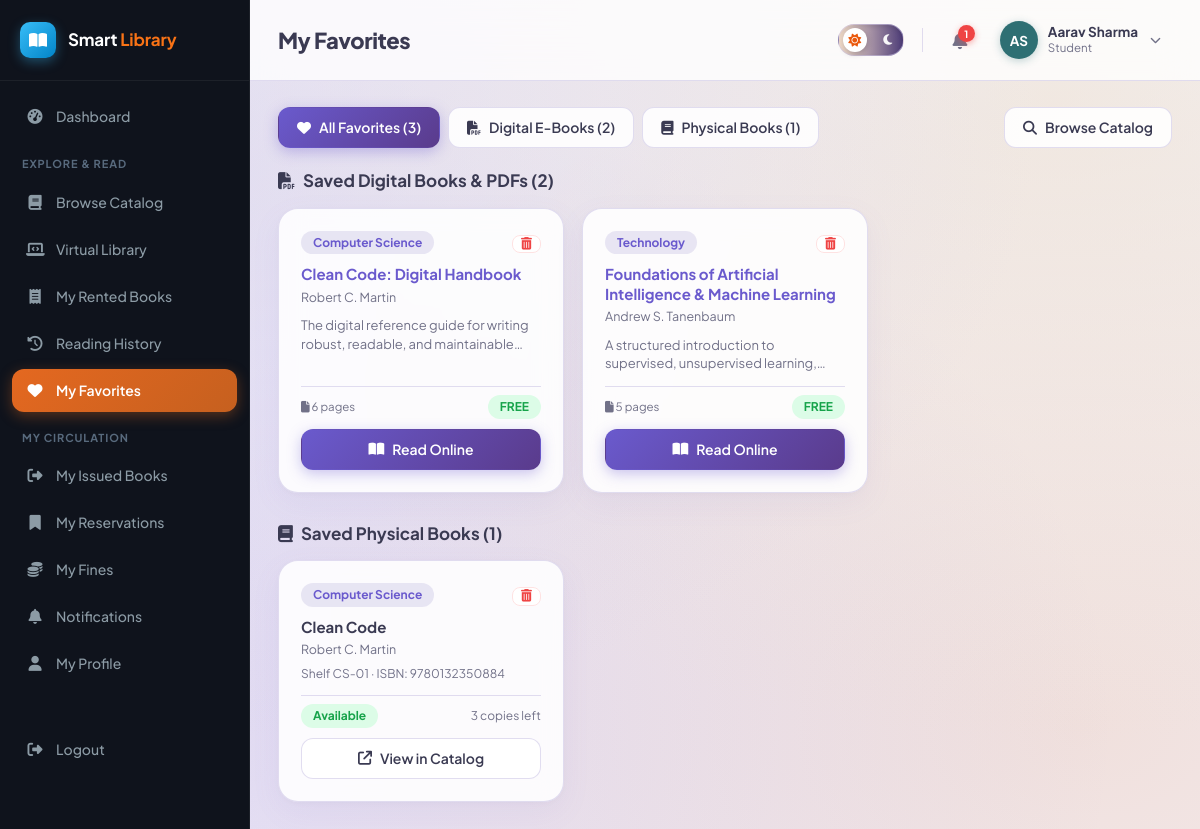
The app's page /student/favorites.php (signed in) with its own data.
### tables this page shows
CREATE TABLE favorites (
    id INT AUTO_INCREMENT PRIMARY KEY,
    student_id INT NOT NULL,
    book_id INT NULL,
    digital_book_id INT NULL,
    created_at TIMESTAMP DEFAULT CURRENT_TIMESTAMP,
    FOREIGN KEY (student_id) REFERENCES students(id) ON DELETE CASCADE,
    FOREIGN KEY (book_id) REFERENCES books(id) ON DELETE CASCADE,
    FOREIGN KEY (digital_book_id) REFERENCES digital_books(id) ON DELETE CASCADE,
    INDEX idx_fav_stu (student_id)
);

CREATE TABLE categories (
    id INT AUTO_INCREMENT PRIMARY KEY,
    name VARCHAR(100) NOT NULL UNIQUE,
    description VARCHAR(255) DEFAULT NULL
);

CREATE TABLE digital_books (
    id INT AUTO_INCREMENT PRIMARY KEY,
    book_id INT NULL,
    title VARCHAR(200) NOT NULL,
    author_id INT NULL,
    author_name VARCHAR(150) NULL,
    category_id INT NULL,
    publisher_id INT NULL,
    isbn VARCHAR(30) NULL,
    ia_id VARCHAR(100) NULL,
    publication_year INT NULL,
    edition VARCHAR(30) DEFAULT '1st',
    language VARCHAR(40) DEFAULT 'English',
    pages INT DEFAULT 10,
    description TEXT NULL,
    cover_image VARCHAR(255) NULL,
    file_path VARCHAR(255) NOT NULL,
    file_format VARCHAR(20) NOT NULL DEFAULT 'PDF',
    file_size_kb INT DEFAULT 0,
    access_type ENUM('free','restricted','open_access') NOT NULL DEFAULT 'free',
    license_info VARCHAR(255) DEFAULT 'Open Educational Resource / Demonstration',
    view_count INT NOT NULL DEFAULT 0,
    read_count INT NOT NULL DEFAULT 0,
    status ENUM('active','inactive') NOT NULL DEFAULT 'active',
    created_at TIMESTAMP DEFAULT CURRENT_TIMESTAMP,
    updated_at TIMESTAMP DEFAULT CURRENT_TIMESTAMP ON UPDATE CURRENT_TIMESTAMP,
    FOREIGN KEY (book_id) REFERENCES books(id) ON DELETE SET NULL,
    FOREIGN KEY (author_id) REFERENCES authors(id) ON DELETE SET NULL,
    FOREIGN KEY (category_id) REFERENCES categories(id) ON DELETE SET NULL,
    FOREIGN KEY (publisher_id) REFERENCES publishers(id) ON DELETE SET NULL,
    INDEX idx_dtitle (title),
    INDEX idx_dcat (category_id),
    INDEX idx_dauthor (author_id),
    INDEX idx_dstatus (status),
    INDEX idx_disbn (isbn),
    INDEX idx_dia (ia_id)
);

CREATE TABLE books (
    id INT AUTO_INCREMENT PRIMARY KEY,
    isbn VARCHAR(30) NOT NULL UNIQUE,
    title VARCHAR(200) NOT NULL,
    author_id INT DEFAULT NULL,
    category_id INT DEFAULT NULL,
    publisher_id INT DEFAULT NULL,
    publication_year YEAR DEFAULT NULL,
    edition VARCHAR(30) DEFAULT NULL,
    language VARCHAR(40) DEFAULT 'English',
    pages INT DEFAULT NULL,
    price DECIMAL(10,2) DEFAULT 0.00,
    shelf_number VARCHAR(30) DEFAULT NULL,
    total_copies INT NOT NULL DEFAULT 1,
    available_copies INT NOT NULL DEFAULT 1,
    description TEXT DEFAULT NULL,
    image VARCHAR(255) DEFAULT NULL,
    status ENUM('active','inactive') NOT NULL DEFAULT 'active',
    created_at TIMESTAMP DEFAULT CURRENT_TIMESTAMP,
    updated_at TIMESTAMP DEFAULT CURRENT_TIMESTAMP ON UPDATE CURRENT_TIMESTAMP,
    FOREIGN KEY (author_id) REFERENCES authors(id) ON DELETE SET NULL,
    FOREIGN KEY (category_id) REFERENCES categories(id) ON DELETE SET NULL,
    FOREIGN KEY (publisher_id) REFERENCES publishers(id) ON DELETE SET NULL,
    INDEX idx_title (title),
    INDEX idx_isbn (isbn)
);

CREATE TABLE authors (
    id INT AUTO_INCREMENT PRIMARY KEY,
    name VARCHAR(150) NOT NULL,
    bio TEXT DEFAULT NULL
);

### student/favorites.php (the view, shortened to what this page needs)
<?php
require_once __DIR__ . '/../includes/functions.php';
require_once __DIR__ . '/../includes/auth-check.php';
$pageTitle = 'My Favorites';
$currentPage = 'favorites.php';
$stu = $pdo->prepare("SELECT id FROM students WHERE user_id = ?");
$stu->execute([$_SESSION['user_id']]);
$studentId = (int)$stu->fetchColumn();
$stmtDig = $pdo->prepare("
    SELECT f.id AS fav_id, f.created_at AS fav_date, db.*,
           c.name AS category_name, COALESCE(a.name, db.author_name) AS author_name
    FROM favorites f
    JOIN digital_books db ON db.id = f.digital_book_id
    LEFT JOIN categories c ON c.id = db.category_id
    LEFT JOIN authors a ON a.id = db.author_id
    WHERE f.student_id = ?
    ORDER BY f.created_at DESC
");
$stmtDig->execute([$studentId]);
$digitalFavs = $stmtDig->fetchAll();
$stmtPhys = $pdo->prepare("
    SELECT f.id AS fav_id, f.created_at AS fav_date, b.*,
           c.name AS category_name, a.name AS author_name
    FROM favorites f
    JOIN books b ON b.id = f.book_id
    LEFT JOIN categories c ON c.id = b.category_id
    LEFT JOIN authors a ON a.id = b.author_id
    WHERE f.student_id = ?
    ORDER BY f.created_at DESC
");
$stmtPhys->execute([$studentId]);
$physicalFavs = $stmtPhys->fetchAll();
$tab = $_GET['tab'] ?? 'all';
include __DIR__ . '/../includes/header.php';
?>
<div class="flex justify-between items-center" style="margin-bottom:20px;">
    <div class="flex gap-2">
        <a href="favorites.php?tab=all" class="btn <?= $tab === 'all' ? 'btn-primary' : 'btn-outline' ?>">
            <i class="fa-solid fa-heart"></i> All Favorites (<?= count($digitalFavs) + count($physicalFavs) ?>)
        </a>
        <a href="favorites.php?tab=digital" class="btn <?= $tab === 'digital' ? 'btn-primary' : 'btn-outline' ?>">
            <i class="fa-solid fa-file-pdf"></i> Digital E-Books (<?= count($digitalFavs) ?>)
        </a>
        <a href="favorites.php?tab=physical" class="btn <?= $tab === 'physical' ? 'btn-primary' : 'btn-outline' ?>">
            <i class="fa-solid fa-book"></i> Physical Books (<?= count($physicalFavs) ?>)
        </a>
    </div>
    <a href="virtual-library.php" class="btn btn-outline"><i class="fa-solid fa-magnifying-glass"></i> Browse Catalog</a>
</div>
<?php if (($tab === 'all' || $tab === 'digital') && !empty($digitalFavs)): ?>
<div style="margin-bottom:28px;">
    <h3 style="font-size:17px; margin-bottom:14px; display:flex; align-items:center; gap:8px;">
        <i class="fa-solid fa-file-pdf text-primary"></i> Saved Digital Books & PDFs (<?= count($digitalFavs) ?>)
    </h3>
    <div class="grid grid-3">
        <?php foreach ($digitalFavs as $b): ?>
            <div class="card" style="display:flex; flex-direction:column; justify-content:space-between;">
                <div>
                    <div class="flex justify-between items-start" style="margin-bottom:10px;">
                        <span class="badge badge-blue"><?= e($b['category_name'] ?: 'General') ?></span>
                        <form method="POST" style="margin:0;">
                            <button type="submit" class="btn btn-sm btn-outline" title="Remove from favorites" style="padding:2px 8px; color:#ef4444; border-color:#fee2e2;">
                                <i class="fa-solid fa-trash-can"></i>
                            </button>
                        </form>
                    </div>
                    <strong style="font-size:15px; display:block; margin-bottom:4px; line-height:1.3;">
                        <a href="read-book.php?id=<?= $b['id'] ?>"><?= e($b['title']) ?></a>
                    </strong>
                    <div class="text-muted" style="font-size:12.5px; margin-bottom:10px;"><?= e($b['author_name']) ?></div>
                    <p class="text-muted" style="font-size:13px; line-height:1.4; margin:0 0 14px 0; overflow:hidden; text-overflow:ellipsis; display:-webkit-box; -webkit-line-clamp:2; -webkit-box-orient:vertical;">
                        <?= e($b['description'] ?: 'Digital book resource.') ?>
                    </p>
                </div>
                <div>
                    <div class="flex justify-between items-center text-muted" style="font-size:11.5px; margin-bottom:10px; border-top:1px solid var(--border); padding-top:8px;">
                        <span><i class="fa-solid fa-file"></i> <?= (int)$b['pages'] ?> pages</span>
                        <span><span class="badge badge-green"><?= strtoupper(e($b['access_type'])) ?></span></span>
                    </div>
                    <a href="read-book.php?id=<?= $b['id'] ?>" class="btn btn-primary" style="width:100%; justify-content:center;">
                        <i class="fa-solid fa-book-open"></i> Read Online
                    </a>
                </div>
            </div>
        <?php endforeach; ?>
    </div>
</div>
<?php endif; ?>
<?php if (($tab === 'all' || $tab === 'physical') && !empty($physicalFavs)): ?>
<div style="margin-bottom:28px;">
    <h3 style="font-size:17px; margin-bottom:14px; display:flex; align-items:center; gap:8px;">
        <i class="fa-solid fa-book text-primary"></i> Saved Physical Books (<?= count($physicalFavs) ?>)
    </h3>
    <div class="grid grid-3">
        <?php foreach ($physicalFavs as $b): ?>
            <div class="card" style="display:flex; flex-direction:column; justify-content:space-between;">
                <div>
                    <div class="flex justify-between items-start" style="margin-bottom:10px;">
                        <span class="badge badge-blue"><?= e($b['category_name'] ?: 'General') ?></span>
                        <form method="POST" style="margin:0;">
                            <button type="submit" class="btn btn-sm btn-outline" title="Remove from favorites" style="padding:2px 8px; color:#ef4444; border-color:#fee2e2;">
                                <i class="fa-solid fa-trash-can"></i>
                            </button>
                        </form>
                    </div>
                    <strong style="font-size:15px; display:block; margin-bottom:4px; line-height:1.3;"><?= e($b['title']) ?></strong>
                    <div class="text-muted" style="font-size:12.5px; margin-bottom:6px;"><?= e($b['author_name']) ?></div>
                    <div class="text-muted" style="font-size:12px; margin-bottom:12px;">Shelf <?= e($b['shelf_number']) ?> &middot; ISBN: <?= e($b['isbn']) ?></div>
                </div>
                <div>
                    <div class="flex justify-between items-center" style="margin-bottom:10px; border-top:1px solid var(--border); padding-top:8px;">
                        <?= statusBadge($b['available_copies'] > 0 ? 'available' : 'issued') ?>
                        <span class="text-muted" style="font-size:12px;"><?= (int)$b['available_copies'] ?> copies left</span>
                    </div>
                    <a href="books.php?q=<?= urlencode($b['title']) ?>" class="btn btn-outline" style="width:100%; justify-content:center;">
                        <i class="fa-solid fa-arrow-up-right-from-square"></i> View in Catalog
                    </a>
                </div>
            </div>
        <?php endforeach; ?>
    </div>
</div>
<?php endif; ?>
<?php include __DIR__ . '/../includes/footer.php'; ?>

### includes/header.php (shortened to what this page needs)
<?php
$bp = basePath();
?>
<!DOCTYPE html>
<html lang="en">
<head>
<link rel="stylesheet" href="https://cdnjs.cloudflare.com/ajax/libs/font-awesome/6.5.1/css/all.min.css">
<link rel="stylesheet" href="<?= $bp ?>/assets/css/style.css?v=<?= @filemtime(__DIR__ . '/../assets/css/style.css') ?: time() ?>">
</head>
<body>
<div class="app-shell">
    <?php include __DIR__ . '/sidebar.php'; ?>
    <div class="main">
        <?php include __DIR__ . '/navbar.php'; ?>
        <div class="content">

### includes/sidebar.php (shortened to what this page needs)
<?php
$role = $_SESSION['role'] ?? '';
$currentPage = $currentPage ?? basename($_SERVER['PHP_SELF']);
$bp = basePath();
$sidebarNavItems = $menus[$role] ?? [];
?>
<aside class="sidebar">
    <div class="brand">
        <div class="brand-logo-icon">
            <i class="fa-solid fa-book-open"></i>
        </div>
        <div class="brand-text">Smart <span>Library</span></div>
    </div>
    <nav>
        <?php foreach ($sidebarNavItems as $item): ?>
            <?php if (isset($item['_section'])): ?>
                <?php if ($item['_section'] !== ''): ?>
                    <div class="nav-section-title"><?= e($item['_section']) ?></div>
                <?php endif; ?>
            <?php else: [$label, $file, $icon] = $item; ?>
                <a class="nav-link <?= $currentPage === $file ? 'active' : '' ?>" href="<?= e($file) ?>">
                    <i class="fa-solid <?= e($icon) ?>"></i> <?= e($label) ?>
                </a>
            <?php endif; ?>
        <?php endforeach; ?>
        <div class="nav-section-title">&nbsp;</div>
        <a class="nav-link" href="<?= $bp ?>/auth/logout.php">
            <i class="fa-solid fa-right-from-bracket"></i> Logout
        </a>
    </nav>
</aside>

### includes/navbar.php (shortened to what this page needs)
<?php
$unreadCount = 0;
if (isset($pdo, $_SESSION['user_id'])) {
    $stmt = $pdo->prepare("SELECT COUNT(*) FROM notifications WHERE user_id = ? AND is_read = 0");
    $stmt->execute([$_SESSION['user_id']]);
    $unreadCount = (int)$stmt->fetchColumn();
}
$initials = '';
foreach (explode(' ', $_SESSION['name'] ?? 'U') as $part) {
    $initials .= strtoupper(substr($part, 0, 1));
}
$initials = substr($initials, 0, 2);
$role = $_SESSION['role'] ?? '';
$notifLink = match($role) {
    'student' => basePath() . '/student/notifications.php',
    default   => '#',
};
$roleSubtitle = match($role) {
    'admin'     => 'Library Owner',
    'librarian' => 'Library Staff',
    'student'   => 'Student',
    default     => ucfirst($role),
};
$displayBadge = $unreadCount > 0 ? ($unreadCount > 9 ? '9+' : $unreadCount) : '3';
?>
<div class="topbar">
    <div class="flex items-center gap-2">
        <div class="page-title"><?= e($pageTitle ?? 'Dashboard') ?></div>
    </div>
    <div class="topbar-right">
        <div class="theme-switch-container">
            <button type="button" class="theme-switch-pill" id="themeToggleBtn" aria-label="Toggle Dark / Light Mode" title="Toggle Dark / Light Mode" onclick="toggleTheme()">
                <span class="theme-switch-track-icon track-moon"><i class="fa-solid fa-moon"></i></span>
                <span class="theme-switch-thumb">
                    <i class="fa-solid fa-sun thumb-icon-sun"></i>
                </span>
            </button>
        </div>
        <a href="<?= e($notifLink) ?>" class="bell" title="Notifications">
            <i class="fa-solid fa-bell"></i>
            <span class="dot"><?= e($displayBadge) ?></span>
        </a>
        <div class="user-dropdown">
            <button type="button" class="user-chip" id="userMenuBtn" onclick="toggleUserDropdown(event)" aria-expanded="false" aria-haspopup="true">
                <div class="avatar"><?= e($initials) ?></div>
                <div class="user-chip-text">
                    <div class="user-chip-name"><?= e($_SESSION['name'] ?? 'Admin') ?></div>
                    <div class="user-chip-role"><?= e($roleSubtitle) ?></div>
                </div>
                <i class="fa-solid fa-chevron-down user-chip-arrow"></i>
            </button>
        </div>
    </div>
</div>

### includes/functions.php (shortened to what this page needs)
<?php
function e($value) {
    return htmlspecialchars($value ?? '', ENT_QUOTES, 'UTF-8');
}
function statusBadge($status) {
    $colors = [
        'active' => 'badge-green', 'available' => 'badge-green', 'paid' => 'badge-green',
        'returned' => 'badge-green', 'completed' => 'badge-green', 'approved' => 'badge-green', 'ready' => 'badge-green',
        'issued' => 'badge-blue', 'pending' => 'badge-yellow', 'partially_paid' => 'badge-yellow',
        'overdue' => 'badge-red', 'unpaid' => 'badge-red', 'inactive' => 'badge-gray', 'cancelled' => 'badge-gray',
        'expired' => 'badge-gray', 'lost' => 'badge-red', 'damaged' => 'badge-red', 'waived' => 'badge-gray',
    ];
    $icons = [
        'unpaid' => 'fa-circle-xmark',
        'pending' => 'fa-clock',
        'paid' => 'fa-circle-check',
        'partially_paid' => 'fa-circle-half-stroke',
        'overdue' => 'fa-triangle-exclamation',
        'waived' => 'fa-ban',
    ];
    $iconHtml = isset($icons[$status]) ? '<i class="fa-solid ' . $icons[$status] . '"></i> ' : '';
    $class = $colors[$status] ?? 'badge-gray';
    $label = match($status) {
        'unpaid' => 'Unpaid',
        'pending' => 'Payment Pending',
        'partially_paid' => 'Partially Paid',
        'paid' => 'Paid',
        'waived' => 'Waived',
        default => ucfirst($status)
    };
    return '<span class="badge ' . $class . '">' . $iconHtml . e($label) . '</span>';
}
function basePath() {
    return '/smart-library';
}

### includes/footer.php (shortened to what this page needs)
        </div>
    </div>
</div>
</body>
</html>

### records on screen
favorites: categories.name "Computer Science", digital_book.title "Clean Code: Digital Handbook", author_name "Robert C. Martin", digital_book.description "The digital reference guide for writing robust, readable, and…", digital_book.pages "6", digital_book.access_type "FREE"
favorites: categories.name "Technology", digital_book.title "Foundations of Artificial Intelligence & Machine Learning", author_name "Andrew S. Tanenbaum", digital_book.description "A structured introduction to supervised, unsupervised…", digital_book.pages "5", digital_book.access_type "FREE"
favorites: categories.name "Computer Science", book.title "Clean Code", authors.name "Robert C. Martin", book.shelf_number "CS-01", book.isbn "9780132350884", book.available_copies "3"

### other values on screen
$label "Dashboard"
$item['_section'] "EXPLORE & READ"
$label "Browse Catalog"
$label "Virtual Library"
$label "My Rented Books"
$label "Reading History"
$label "My Favorites"
$item['_section'] "MY CIRCULATION"
$label "My Issued Books"
$label "My Reservations"
$label "My Fines"
$label "Notifications"
$label "My Profile"
$pageTitle "My Favorites"
$displayBadge "1"
